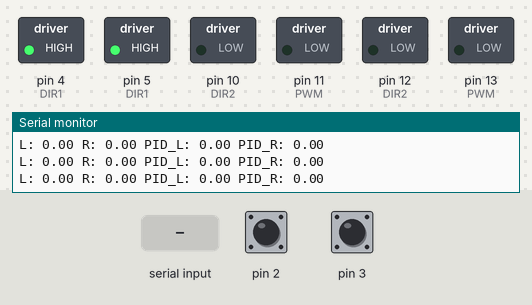
A sketch run on a simulated Arduino Uno, built with avr-gcc and run on an emulated ATmega328P. On the bench: switched loads named in the sketch (green lamp = pin HIGH), the last lines printed to the serial monitor. The test bench sets the inputs (shaded band); at power-on: pin 2 HIGH, pin 3 HIGH.

Above: at 1.2 s.
1.3 s: "30,150\n" received over Serial
At 1.55 s:
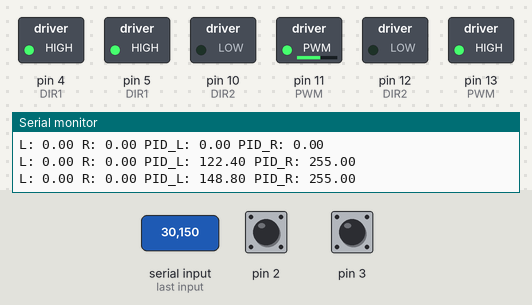
At 2.9 s:
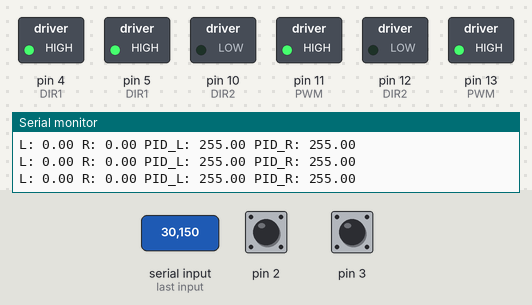
Timing chart, 0 to 4.4 s (numbered marks = the images above; inputs shaded):
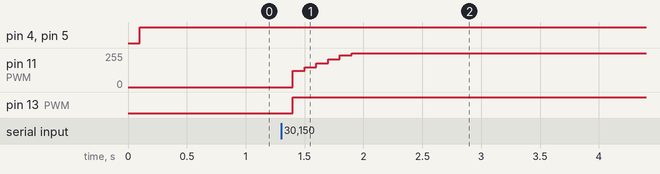

Measured:
- after the input at 1.3 s, pin 11 (PWM): moves from 0/255 to 255/255 over 0.50 s, starting after 0.10 s; pin 13 (PWM): LOW → HIGH after 0.10 s

The sketch:

rosseial.ino
```cpp
#include "PID.h"

// Khởi tạo PID cho mỗi bánh xe
PID pidL(-255, 255, 3.0, 0.98, 0.1);  // Motor trái
PID pidR(-255, 255, 3.0, 0.98, 0.1);  // Motor phải

volatile long encoderCountL = 0;
volatile long encoderCountR = 0;

float setpointL = 0;
float setpointR = 0;
float measuredL = 0;
float measuredR = 0;

unsigned long lastTime = 0;
int interval = 100; // ms

void demxungL() {
  encoderCountL++;
}

void demxungR() {
  encoderCountR++;
}

void setup() {
  Serial.begin(9600);

  // Encoder
  pinMode(2, INPUT_PULLUP); attachInterrupt(digitalPinToInterrupt(2), demxungL, FALLING);
  pinMode(3, INPUT_PULLUP); attachInterrupt(digitalPinToInterrupt(3), demxungR, FALLING);

  // Motor trái
  pinMode(4, OUTPUT);  // DIR1
  pinMode(10, OUTPUT); // DIR2
  pinMode(11, OUTPUT); // PWM

  // Motor phải
  pinMode(5, OUTPUT);  // DIR1
  pinMode(12, OUTPUT); // DIR2
  pinMode(13, OUTPUT); // PWM

  // Dừng motor ban đầu
  analogWrite(11, 0);
  analogWrite(13, 0);
}

void loop() {
  // Đọc dữ liệu tốc độ từ ROS (qua Serial)
  if (Serial.available() > 0) {
    String data = Serial.readStringUntil('\n');
    int commaIndex = data.indexOf(',');
    if (commaIndex > 0) {
      int left = data.substring(0, commaIndex).toInt();
      int right = data.substring(commaIndex + 1).toInt();
      setpointL = left;
      setpointR = right;
    }
  }

  unsigned long now = millis();
  if (now - lastTime >= interval) {
    lastTime = now;

    // Đọc số xung đo được
    measuredL = encoderCountL;
    measuredR = encoderCountR;
    encoderCountL = 0;
    encoderCountR = 0;

    // Tính PID
    float outputL = pidL.compute(setpointL, measuredL);
    float outputR = pidR.compute(setpointR, measuredR);

    // Điều khiển motor trái
    if (outputL >= 0) {
      digitalWrite(4, HIGH);  // Forward
      digitalWrite(10, LOW);
    } else {
      digitalWrite(4, LOW);   // Reverse
      digitalWrite(10, HIGH);
      outputL = -outputL;
    }
    analogWrite(11, constrain(outputL, 0, 255));

    // Điều khiển motor phải
    if (outputR >= 0) {
      digitalWrite(5, HIGH);
      digitalWrite(12, LOW);
    } else {
      digitalWrite(5, LOW);
      digitalWrite(12, HIGH);
      outputR = -outputR;
    }
    analogWrite(13, constrain(outputR, 0, 255));

    // Gửi dữ liệu về ROS
    Serial.print("L: ");
    Serial.print(measuredL);
    Serial.print(" R: ");
    Serial.print(measuredR);
    Serial.print(" PID_L: ");
    Serial.print(outputL);
    Serial.print(" PID_R: ");
    Serial.println(outputR);
  }
}
```

PID.cpp
```cpp
#include "Arduino.h"
#include "PID.h"

PID::PID(float min_val, float max_val, float kp, float ki, float kd):
    min_val_(min_val),
    max_val_(max_val),
    kp_(kp),
    ki_(ki),
    kd_(kd)
{
}

double PID::compute(float setpoint, float measured_value)
{
    double error;
    double pid;

    //setpoint is constrained between min and max to prevent pid from having too much error
    error = setpoint - measured_value;
    integral_ += error;
    derivative_ = error - prev_error_;

    if(setpoint == 0 && error == 0)
    {
        integral_ = 0;
    }

    pid = (kp_ * error) + (ki_ * integral_) + (kd_ * derivative_);
    prev_error_ = error;

    return constrain(pid, min_val_, max_val_);
}

void PID::updateConstants(float kp, float ki, float kd)
{
    kp_ = kp;
    ki_ = ki;
    kd_ = kd;
}
```

pid.h
```cpp
#ifndef PID_H
#define PID_H

#include "Arduino.h"

class PID
{
    public:
        PID(float min_val, float max_val, float kp, float ki, float kd);
        double compute(float setpoint, float measured_value);
        void updateConstants(float kp, float ki, float kd);

    private:
        float min_val_;
        float max_val_;
        float kp_;
        float ki_;
        float kd_;
        double integral_;
        double derivative_;
        double prev_error_;
};

#endif
```
